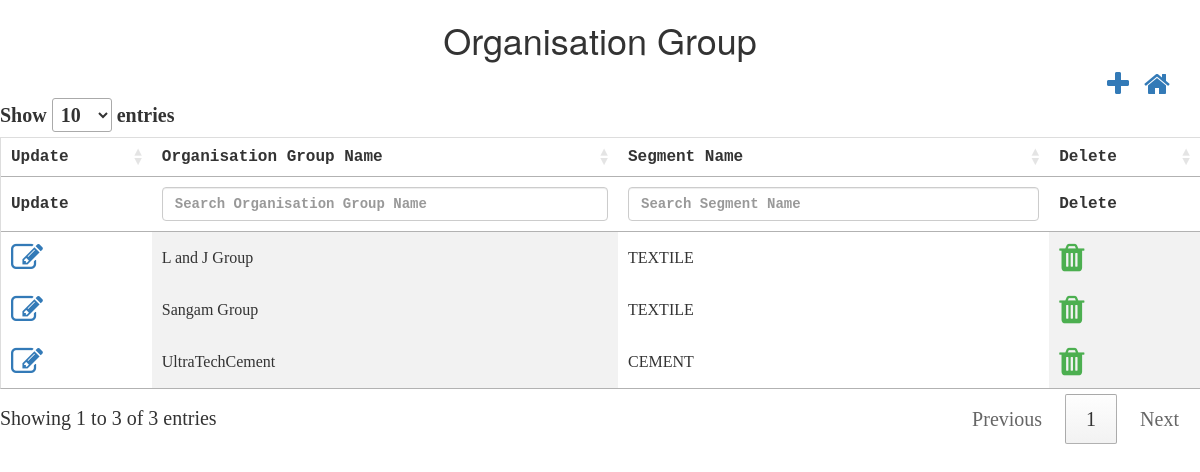
The page /controllers/organisationGroup.php on the database its author committed.
### tables this page shows
CREATE TABLE `tbl_organisation_group` (
  `nid` int(10) NOT NULL,
  `ninternal_id` int(10) NOT NULL,
  `norg_group_id` int(10) NOT NULL,
  `corg_group_name` varchar(50) NOT NULL,
  `nsegment_id` int(10) NOT NULL,
  `isAvailable` bit(1) NOT NULL,
  `isActive` bit(1) NOT NULL,
  `dcreated_date` datetime NOT NULL,
  `dupdated_date` datetime NOT NULL
);

CREATE TABLE `tbl_segment` (
  `nid` int(10) NOT NULL,
  `nsegment_id` int(10) NOT NULL,
  `csegment_name` varchar(50) NOT NULL,
  `isActive` bit(1) NOT NULL,
  `isAvailable` bit(1) NOT NULL,
  `dcreated_date` datetime NOT NULL,
  `dupdated_date` datetime NOT NULL,
  `ninternal_id` int(11) DEFAULT NULL
);

### controllers/organisationGroup.php (the view, shortened to what this page needs)
<html>
<head>
    <script src="http://ajax.googleapis.com/ajax/libs/jquery/1.11.2/jquery.min.js"></script>
    <link rel="stylesheet" href="../css/theme.css">
    <link rel="stylesheet" href="https://cdn.datatables.net/1.10.22/css/jquery.dataTables.min.css">
    <link rel="stylesheet" href="https://cdnjs.cloudflare.com/ajax/libs/font-awesome/4.7.0/css/font-awesome.min.css">
    <link rel="stylesheet" href="https://maxcdn.bootstrapcdn.com/bootstrap/3.4.1/css/bootstrap.min.css">
</head>
<h1>Organisation Group</h1>
<div class="container">
    <a style="float:right;margin-left: 15px;" href="../dashboard.php"><i class="fa fa-home fa-2x"></i></a>
    <a style="float:right" href="#organisation_group_modal" data-toggle="modal" id='add' data-id="1"><i class="fa fa-plus fa-2x"
                                                                                                  aria-hidden="true"></i></a>
</div>
<?php
$conn = OpenCon();
$sql = "SELECT og.ninternal_id,og.norg_group_id,og.corg_group_name,s.csegment_name,og.isAvailable
        FROM tbl_organisation_group As og
        Join tbl_segment AS s
        ON og.nsegment_id=s.nsegment_id
        WHERE og.isAvailable=1;";
$retval = mysqli_query($conn, $sql);
echo "<table id='organisationGroupTable'  name='organisationGroupTable' >
            <thead>
            <tr>
            <th style='display:none;'>INTERNAL ID</th>
            <th style='display:none;'>ORG GROUP ID</th>
            <th>Update</th>
            <th>Organisation Group Name</th>
            <th>Segment Name</th>
             <th>Delete</th>
            </tr>
            </thead>
                   <tbody>
            ";
while ($row = mysqli_fetch_array($retval, MYSQLI_ASSOC)) {
    echo "<tr>";
    echo "<td ><a  href='#organisation_group_modal' data-toggle='modal' class='updateClass' data-id='2'><i class='fa fa-edit fa-2x'></i></a></td>";
    echo "<td>" . $row['corg_group_name'] . "</td>";
    echo "<td>" . $row['csegment_name'] . "</td>";
    echo "<td class='action-delete'><i class='fa fa-trash fa-2x' style='color:#4caf50;'</i></td>";
    echo "</tr>";
}
echo "</tbody></table>";
?>
</html>

### css/theme.css (style rules this page uses)
h1 { text-align: center; }
table { border-collapse: collapse; border-spacing: 0; width: 100%; border: 1px solid #ddd; }
th { text-align: left; padding: 10px !important; font-family: "Lucida Console", Courier, monospace; }
td { text-align: left; padding: 10px !important; }
td:nth-child(even) { background-color: #f2f2f2; }

### rows shown on the page
tbl_organisation_group: corg_group_name "UltraTechCement", tbl_segment.csegment_name "CEMENT"
tbl_organisation_group: corg_group_name "L and J Group", tbl_segment.csegment_name "TEXTILE"
tbl_organisation_group: corg_group_name "Sangam Group", tbl_segment.csegment_name "TEXTILE"
